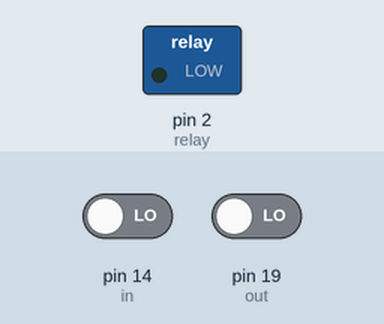
Bench run of a sketch on a simulated Arduino Uno, built with avr-gcc and run on an emulated ATmega328P. On the bench: switched loads named in the sketch (green lamp = pin HIGH). The inputs (shaded band) are chosen by the test bench; at power-on: pin 14 (in) LOW, pin 19 (out) LOW.

Above: at 1.2 s.
1.3 s: pin 14 (in) driven HIGH
At 3.4 s:
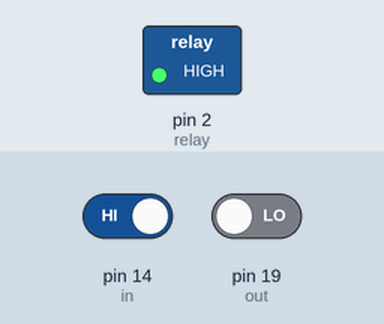
Timing chart, 0 to 4.9 s (numbered marks = the images above; inputs shaded):
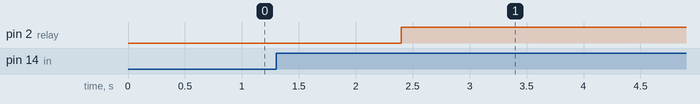

Measured:
- after the input at 1.3 s, pin 2 (relay): LOW → HIGH after 1.1 s

The sketch:

home_automation.ino
```cpp
#define in 14
#define out 19
#define relay 2
int count=0;
void setup(){
pinMode(in, INPUT);
pinMode(out, INPUT);
pinMode(relay, OUTPUT);}
void IN(){
count++;
delay(1000);}
void OUT(){
count--;
delay(1000);}
void loop(){
if(digitalRead(in))
IN();
if(digitalRead(out))
OUT();
if(count<=0){
digitalWrite(relay, LOW);
delay(200); }
else
digitalWrite(relay, HIGH);
}
```
